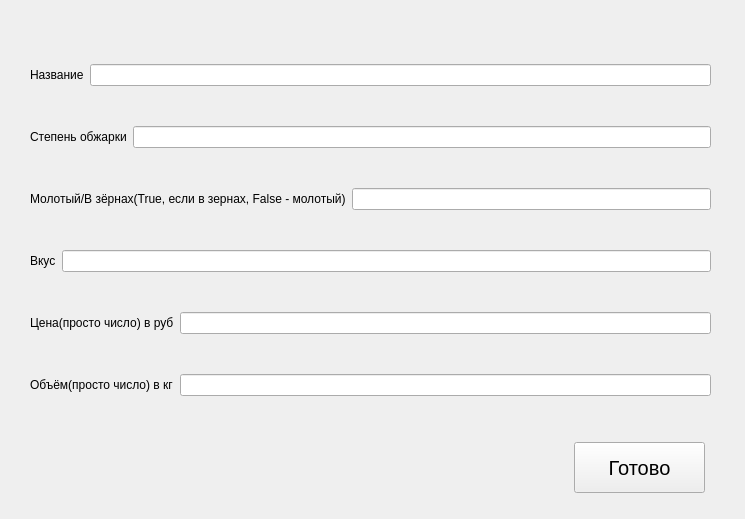
<?xml version="1.0" encoding="UTF-8"?>
<ui version="4.0">
 <class>Form</class>
 <widget class="QWidget" name="Form">
  <property name="geometry">
   <rect>
    <x>0</x>
    <y>0</y>
    <width>745</width>
    <height>519</height>
   </rect>
  </property>
  <property name="windowTitle">
   <string>Form</string>
  </property>
  <widget class="QPushButton" name="pushButton">
   <property name="enabled">
    <bool>true</bool>
   </property>
   <property name="geometry">
    <rect>
     <x>574</x>
     <y>442</y>
     <width>131</width>
     <height>51</height>
    </rect>
   </property>
   <property name="font">
    <font>
     <pointsize>15</pointsize>
    </font>
   </property>
   <property name="text">
    <string>Готово</string>
   </property>
  </widget>
  <widget class="QWidget" name="verticalLayoutWidget">
   <property name="geometry">
    <rect>
     <x>30</x>
     <y>30</y>
     <width>681</width>
     <height>401</height>
    </rect>
   </property>
   <layout class="QVBoxLayout" name="verticalLayout">
    <item>
     <layout class="QHBoxLayout" name="horizontalLayout_2">
      <item>
       <widget class="QLabel" name="label">
        <property name="text">
         <string>Название</string>
        </property>
       </widget>
      </item>
      <item>
       <widget class="QLineEdit" name="lineEdit">
        <property name="inputMask">
         <string/>
        </property>
        <property name="text">
         <string/>
        </property>
        <property name="placeholderText">
         <string/>
        </property>
       </widget>
      </item>
     </layout>
    </item>
    <item>
     <layout class="QHBoxLayout" name="horizontalLayout_3">
      <item>
       <widget class="QLabel" name="label_2">
        <property name="text">
         <string>Степень обжарки</string>
        </property>
       </widget>
      </item>
      <item>
       <widget class="QLineEdit" name="lineEdit_2"/>
      </item>
     </layout>
    </item>
    <item>
     <layout class="QHBoxLayout" name="horizontalLayout_4">
      <item>
       <widget class="QLabel" name="label_3">
        <property name="text">
         <string>Молотый/В зёрнах(True, если в зернах, False - молотый)</string>
        </property>
       </widget>
      </item>
      <item>
       <widget class="QLineEdit" name="lineEdit_3"/>
      </item>
     </layout>
    </item>
    <item>
     <layout class="QHBoxLayout" name="horizontalLayout_5">
      <item>
       <widget class="QLabel" name="label_4">
        <property name="text">
         <string>Вкус</string>
        </property>
       </widget>
      </item>
      <item>
       <widget class="QLineEdit" name="lineEdit_4"/>
      </item>
     </layout>
    </item>
    <item>
     <layout class="QHBoxLayout" name="horizontalLayout_6">
      <item>
       <widget class="QLabel" name="label_5">
        <property name="text">
         <string>Цена(просто число) в руб</string>
        </property>
       </widget>
      </item>
      <item>
       <widget class="QLineEdit" name="lineEdit_5"/>
      </item>
     </layout>
    </item>
    <item>
     <layout class="QHBoxLayout" name="horizontalLayout_7">
      <item>
       <widget class="QLabel" name="label_6">
        <property name="text">
         <string>Объём(просто число) в кг</string>
        </property>
       </widget>
      </item>
      <item>
       <widget class="QLineEdit" name="lineEdit_6"/>
      </item>
     </layout>
    </item>
   </layout>
  </widget>
  <widget class="QLabel" name="label_7">
   <property name="geometry">
    <rect>
     <x>70</x>
     <y>440</y>
     <width>281</width>
     <height>71</height>
    </rect>
   </property>
   <property name="font">
    <font>
     <pointsize>20</pointsize>
    </font>
   </property>
   <property name="text">
    <string/>
   </property>
  </widget>
 </widget>
 <resources/>
 <connections/>
</ui>
